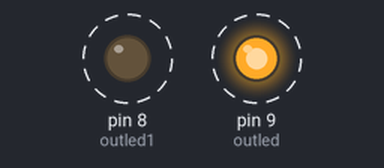
Simulated run of this sketch. Board: Arduino Uno, built with avr-gcc and run on an emulated ATmega328P. Shown: output pins drawn as LEDs (lit = HIGH). Dashed ring = blinking.

Above: at 0.4 s.
Timing chart, 0 to 3.9 s (numbered marks = the images above):
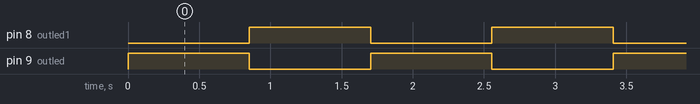

Measured:
- by itself, pin 8 (outled1), pin 9 (outled): alternates HIGH for 0.85 s and LOW for 0.85 s

The sketch:

Two_Led_Blinker.ino
```cpp
int outled =9;
int outled1=8;
// تعریف متغیر گلوبال برای ال ای دی خروجی که در صورت نیاز به تغییر پین خروجی از این قسمت استفاده شود

// فانکشن ستاپ که فقط یکبار اجرا می شود void setup
void setup() {
pinMode(outled, OUTPUT);
pinMode(outled1, OUTPUT);
// با دستور پین مود حالت پین را مشخص می کنیم که در اینجا پین خروجی است
}

// فانکشن لوپ که به طور مداوم اجرا می شود void loop
void loop() {
digitalWrite(outled,HIGH);
// با دستور دیجیتال رایت روی پین مشخص شده می نویسم که در اینجا با این دستور خروجی 1 منطقی یا روشن شدن ال ای دی است
digitalWrite(outled1,LOW);
// خروجی پین مشخص شده را 0 منطقی یا ال ای دی را خاموش می کنیم
delay(852);
// با دیلی یک تاخیر بر حسب میلی ثانیه ایجاد می کنیم تا دستورات بعدی بعد از اتمام تایم تاخیر اجرا شوند
digitalWrite(outled,LOW);
// خروجی پین مشخص شده را 0 منطقی یا ال ای دی را خاموش می کنیم
digitalWrite(outled1,HIGH);
// خروجی پین مشخص شده را 1 منطقی یا ال ای دی را روشن می کنیم
delay(852);
// با دیلی یک تاخیر بر حسب میلی ثانیه ایجاد می کنیم تا دستورات بعدی بعد از اتمام تایم تاخیر اجرا شوند
}
//با اجرای این کد 2 عدد ال ای دی متصل به برد به صورت یکی در میان چشمک می زنند
```
